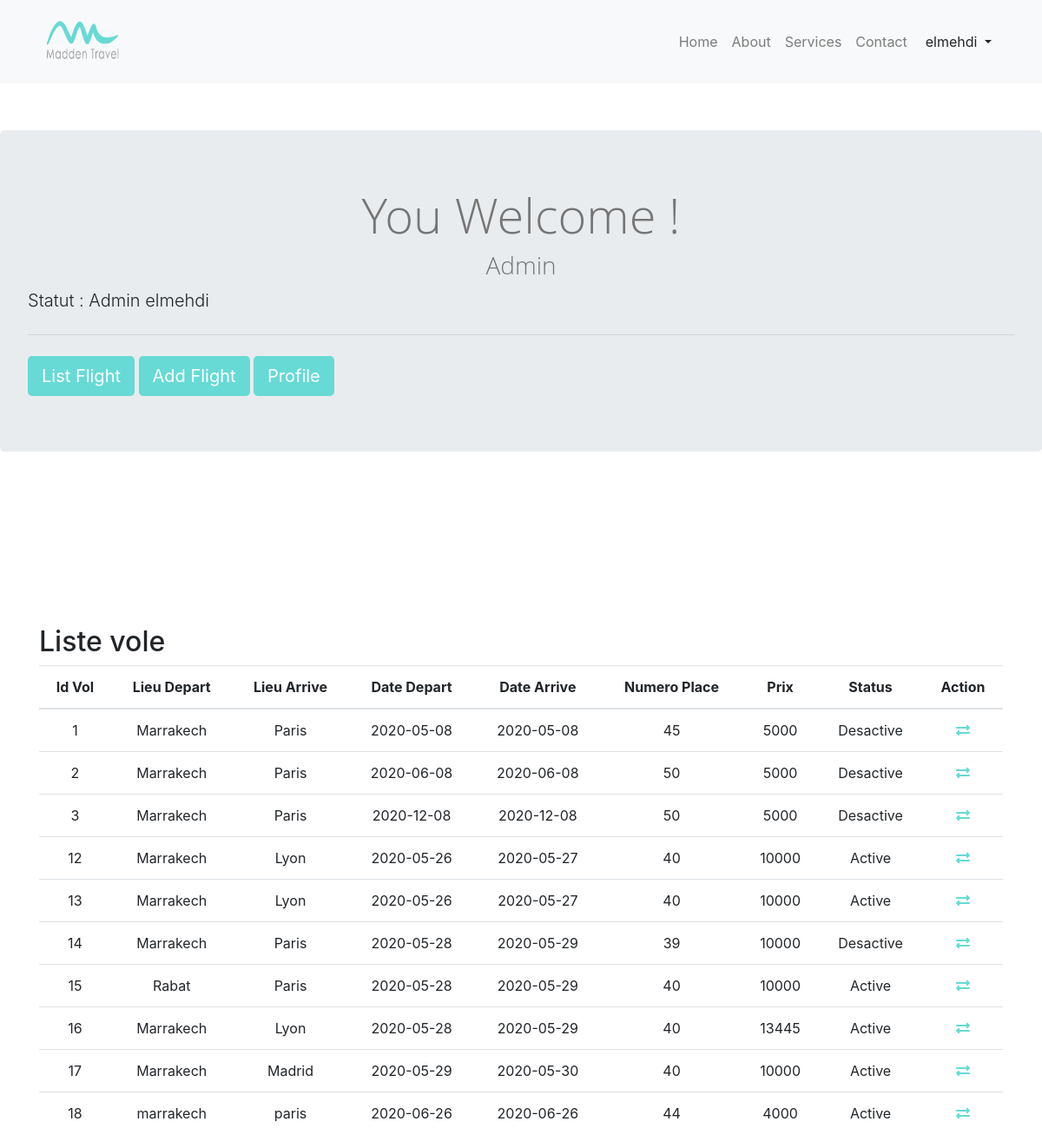
The page /view/listevoles.php (signed in) on the database its author committed.
### tables this page shows
CREATE TABLE `vol` (
  `id_Vol` int(11) NOT NULL,
  `LieuDepart` varchar(254) DEFAULT NULL,
  `LieuArrive` varchar(254) DEFAULT NULL,
  `DateDepart` date DEFAULT NULL,
  `DateArrive` date DEFAULT NULL,
  `NbPlace` int(11) DEFAULT NULL,
  `Prix` float DEFAULT NULL,
  `statusV` varchar(500) NOT NULL
);

### model/connection.php (called while the page is built, shortened)
<?php
  class connection{
    public function connect(){
        $this->servername = "localhost";
        $this->username = "root";
        $this->password = "";
        $this->dbname = "briefGvol";
        $con=new mysqli($this->servername, $this->username, $this->password, $this->dbname);
        return $con;
    }
  }
?>

### model/volclass.php (called while the page is built, shortened)
<?php
class Vol extends connection {
    public function selectVol($Table_Name){
        $array=array();
        $query="SELECT * FROM ".$Table_Name."";
        $result=mysqli_query($this->connect(),$query);
        while($row=mysqli_fetch_assoc($result)){
            $array[] = $row;
        }
            return $array;
    }
}
?>

### Controller/ListVol.php (the view)
<?php
include '../model/connection.php';
include '../model/volclass.php';
$data=new Vol();
      $vol_data = $data->selectVol('vol');
       foreach($vol_data as $vol){
        ?>
        <tr>
            <td><?php echo $vol["id_Vol"]; ?></td>
            <td><?php echo $vol["LieuDepart"]; ?></td>
            <td><?php echo $vol["LieuArrive"]; ?></td>
            <td><?php echo $vol["DateDepart"]; ?></td>
            <td><?php echo $vol["DateArrive"]; ?></td>
            <td><?php echo $vol["NbPlace"]; ?></td>
            <td><?php echo $vol["Prix"]; ?></td>
            <td><?php echo $vol["statusV"]; ?></td>
            <?php if($vol['statusV'] === "Active")
            {
               ?>
               <td><a href="annulationVol.php?statusV=Desactive&id_Vol=<?php echo $vol["id_Vol"]; ?>" style="color:black;">
            <i class="fas fa-exchange-alt" style="color: #67DAD5;"></i>
         </a></td>
         <?php   }
          else{ ?>
               <td><a href="annulationVol.php?statusV=Active&id_Vol=<?php echo $vol["id_Vol"]; ?>" style="color:black;">
               <i class="fas fa-exchange-alt" style="color: #67DAD5;"></i>
            </a></td>
            <?php   } ?>
       </tr>
    <?php
       }
    ?>

### view/listevoles.php (shortened to what this page needs)
<!doctype html>
<html lang="en">
<head>
    <link rel="stylesheet" href="https://cdnjs.cloudflare.com/ajax/libs/font-awesome/5.11.2/css/all.css">
    <link rel="stylesheet" href="https://stackpath.bootstrapcdn.com/bootstrap/4.3.1/css/bootstrap.min.css"
>
</head>
<link rel="stylesheet" href="../public/Css/admin.css">
<body>
    <?php include('header.php') ?>
   <div class="jumbotron"  style="margin-top: 150px; margin-left: auto;
           margin-right: auto;" >
     <h1 class="display-4"> You Welcome !  <?php
               echo '<h1> '.$_SESSION["statusU"].'</h1>';
           ?></h1>
     <p class="lead">
         Statut :
         <?php
               echo '<span> '.$_SESSION["statusU"].' '.$_SESSION["UserName"].' </span>';
         ?>
     </p>
     <hr class="my-4">
     <a class="btn btn-primary btn-lg" href="listevoles.php" role="button">List Flight</a>
     <a class="btn btn-primary btn-lg" href="Addvol.php" role="button">Add Flight</a>
     <a class="btn btn-primary btn-lg" href="Profile.php" role="button">Profile</a>
   </div>
<div class="container" style="margin-top: 200px;">
  <h2>Liste vole</h2>
  <table class="table table-hover" style="text-align: center;">
    <thead>
      <tr>
        <th>Id Vol</th>
        <th>Lieu Depart</th>
        <th>Lieu Arrive</th>
        <th>Date Depart</th>
        <th>Date Arrive</th>
        <th>Numero Place</th>
        <th>Prix</th>
        <th>Status</th>
        <th>Action</th>
      </tr>
    </thead>
    <tbody>
<?php
include_once '../Controller/ListVol.php';
?>
    </tbody>
  </table>
</div>
</body>
</html>

### view/header.php (shortened to what this page needs)
<nav class="navbar navbar-expand-lg navbar-light bg-light fixed-top">
        <div class="container">
            <a class="navbar-brand" href="#"><img src="../public/Images/Logo.png"
                    style="width: 100px; height: 70px;"></a>
            <div class="collapse navbar-collapse" id="navbarResponsive">
                <ul class="navbar-nav ml-auto">
                    <li class="nav-item">
                        <a class="nav-link" href="home.php">Home
                        </a>
                    </li>
                    <li class="nav-item">
                        <a class="nav-link" href="#">About</a>
                    </li>
                    <li class="nav-item">
                        <a class="nav-link" href="#">Services</a>
                    </li>
                    <li class="nav-item">
                        <a class="nav-link" href="#">Contact</a>
                    </li>
                    <div class="btn-group show-on-hover">
                        <?php session_start(); if(isset($_SESSION['UserName'])): ?>
                        <button type="button" class="btn btn-default dropdown-toggle" value=" " data-toggle="dropdown">
                            <?php echo $_SESSION['UserName'];?>
                        </button>
                    </div>
                    <?php else: ?>
                    <li class="nav-item">
                        <a class="btn btn-info" href="PageUser.php">Login</a>
                    </li>
                    <?php endif; ?>
                </ul>
            </div>
        </div>
    </nav>

### public/Css/admin.css (style rules this page uses)
h1 { text-align: center; font-size: 175%; color: #757575; font-weight: 300; }
h1, input { font-family: "Open Sans", Helvetica, sans-serif; }
.btn-primary { background-color: #67DAD5; border: none; }

### rows shown on the page
vol: id_Vol "1", LieuDepart "Marrakech", LieuArrive "Paris", DateDepart "2020-05-08", DateArrive "2020-05-08", NbPlace "45", Prix "5000", statusV "Desactive"
vol: id_Vol "2", LieuDepart "Marrakech", LieuArrive "Paris", DateDepart "2020-06-08", DateArrive "2020-06-08", NbPlace "50", Prix "5000", statusV "Desactive"
vol: id_Vol "3", LieuDepart "Marrakech", LieuArrive "Paris", DateDepart "2020-12-08", DateArrive "2020-12-08", NbPlace "50", Prix "5000", statusV "Desactive"
vol: id_Vol "12", LieuDepart "Marrakech", LieuArrive "Lyon", DateDepart "2020-05-26", DateArrive "2020-05-27", NbPlace "40", Prix "10000", statusV "Active"
vol: id_Vol "13", LieuDepart "Marrakech", LieuArrive "Lyon", DateDepart "2020-05-26", DateArrive "2020-05-27", NbPlace "40", Prix "10000", statusV "Active"
vol: id_Vol "14", LieuDepart "Marrakech", LieuArrive "Paris", DateDepart "2020-05-28", DateArrive "2020-05-29", NbPlace "39", Prix "10000", statusV "Desactive"
vol: id_Vol "15", LieuDepart "Rabat", LieuArrive "Paris", DateDepart "2020-05-28", DateArrive "2020-05-29", NbPlace "40", Prix "10000", statusV "Active"
vol: id_Vol "16", LieuDepart "Marrakech", LieuArrive "Lyon", DateDepart "2020-05-28", DateArrive "2020-05-29", NbPlace "40", Prix "13445", statusV "Active"
vol: id_Vol "17", LieuDepart "Marrakech", LieuArrive "Madrid", DateDepart "2020-05-29", DateArrive "2020-05-30", NbPlace "40", Prix "10000", statusV "Active"
vol: id_Vol "18", LieuDepart "marrakech", LieuArrive "paris", DateDepart "2020-06-26", DateArrive "2020-06-26", NbPlace "44", Prix "4000", statusV "Active"

### other values the page prints
$_SESSION['UserName'] "elmehdi"
$_SESSION["statusU"] "Admin"
$_SESSION["UserName"] "elmehdi"
